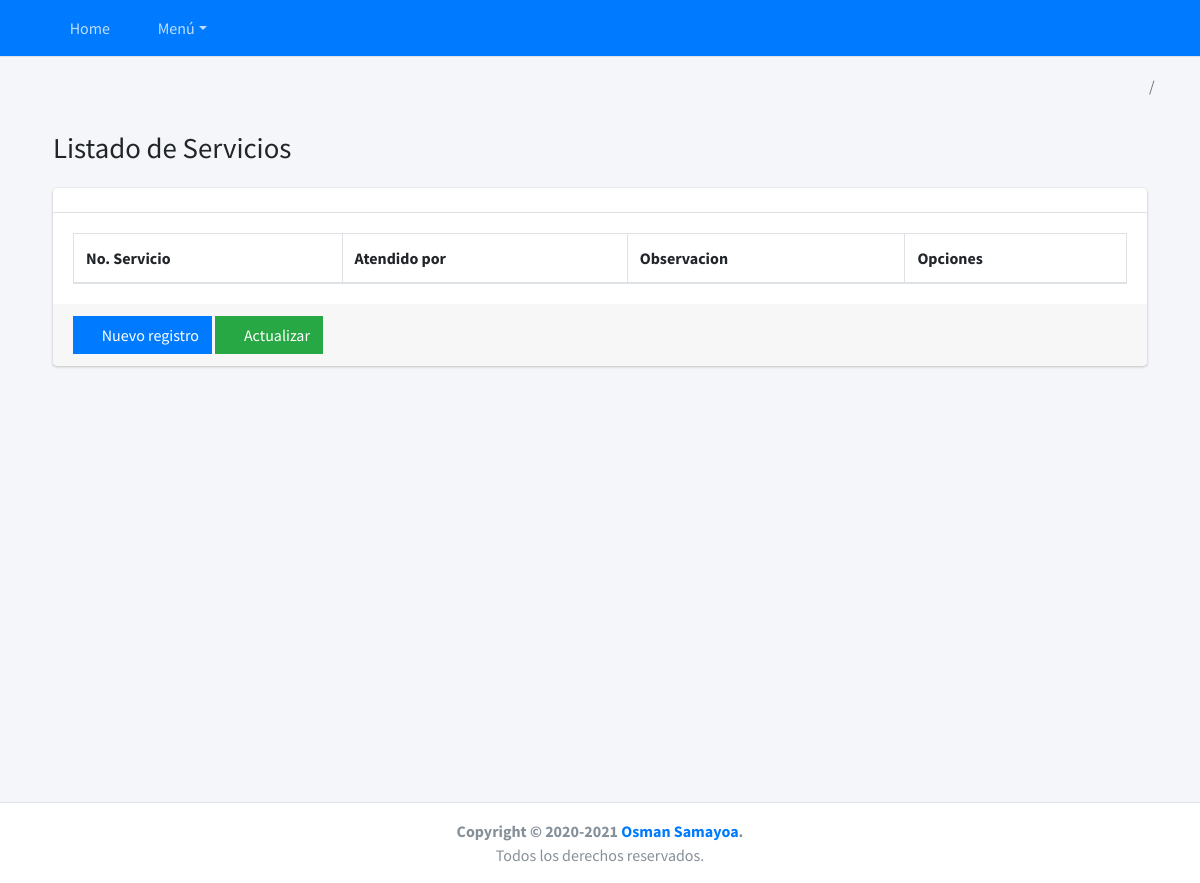
The page /ordenes/lista-form-servicio/ on the database as committed earlier.
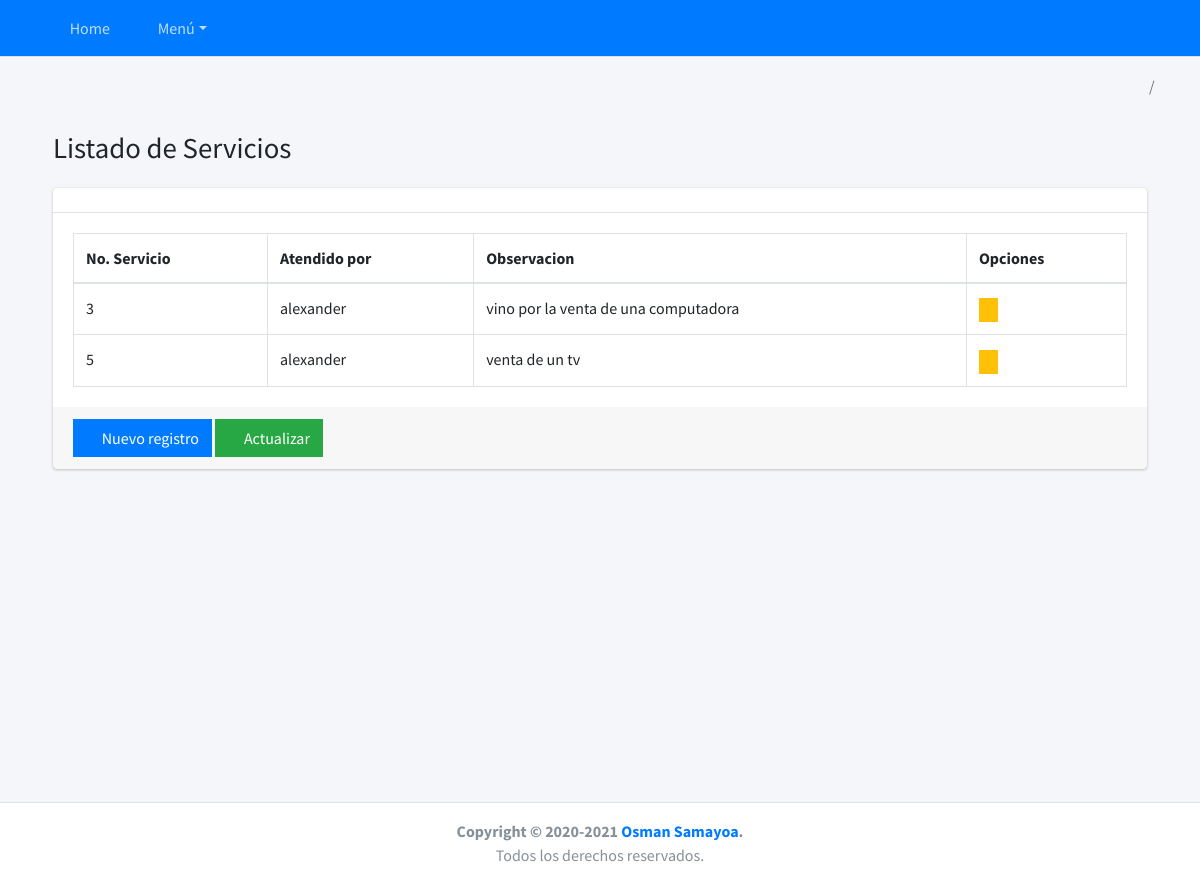
The same page on the database as committed later.
### ordenes/models.py (models this page shows, shortened)
class FormularServicio(BaseModel):
    username = models.ForeignKey(settings.AUTH_USER_MODEL, on_delete=models.CASCADE, blank=True, null=True)
    cliente = models.ForeignKey(Cliente, on_delete=models.CASCADE)
    no_servicio = models.ForeignKey(Servicio, on_delete=models.CASCADE)
    observacion = models.TextField('Descripcion del servicio')
    def __str__(self):
        return '{}'.format(self.username.first_name)
    class Meta:
        verbose_name = 'Formulario de Servicio'
        verbose_name_plural = 'Formulario de Servicios'
        db_table = 'formulario_servicio'

class Servicio(BaseModel):
    username = models.ForeignKey(settings.AUTH_USER_MODEL, on_delete=models.CASCADE, blank=True, null=True)
    tipo_servicio = models.ForeignKey(TiposServicio, on_delete=models.CASCADE)
    no_servicio = models.AutoField(primary_key=True)
    orden_generada = models.BooleanField(default = True)
    orden_transito = models.BooleanField(default = False)
    def __str__(self):
        return '{}'.format(self.no_servicio)
    class Meta:
        verbose_name = 'Servicio'
        verbose_name_plural = 'Servicios'
        db_table = 'servicio'

### usuario/models.py (models this page shows)
class User(AbstractUser):
    def get_full_name(self):
        return '{}{}'.format(self.first_name, self.last_name)

### ordenes/views.py (the view)
# urls.py: path('lista-form-servicio/', FormularServicioList.as_view(), name='lista_form_servicio'),
class FormularServicioList(ListView):
    model =  FormularServicio
    template_name = 'ordenes/list_form_servicio.html'
    def get_queryset(self):
        return self.model.objects.all()
    def get_context_data(self , *args , **kwargs):
        context = super().get_context_data(*args, **kwargs)
        context ['title'] = 'Listado de Servicios'
        context['list_url'] = reverse_lazy('ordenes:lista_form_servicio')
        context['new_url'] = reverse_lazy('ordenes:new_form_servicio')
        print(context)
        return context

### ordenes/templates/ordenes/list_form_servicio.html
{% extends 'base/list.html' %}
{% block columns %}
  <tr>
    <th scope="col" >No. Servicio</th>
    <th scope="col" >Atendido por</th>
    <th scope="col" >Observacion</th>
    <th class="all">Opciones</th>
  </tr>
{% endblock %}
{% block rows %}
{% for m in formularservicio_list %}
  <tr>
    <td>{{m.no_servicio}}</td>
    <td>{{m.username.first_name}}</td>
    <td>{{m.observacion}}</td>
    <td>
      <a href="#" class="btn btn-warning btn-xs btn-flat">
        <i class="fas fa-edit"></i></a>
    </td>
  </tr>
{% endfor %}
{% endblock %}

Rows that differ between the two databases and show on the page:
added FormularServicio: no_servicio "3", username.first_name "alexander", observacion "vino por la venta de una computadora"
added FormularServicio: no_servicio "5", username.first_name "alexander", observacion "venta de un tv"
